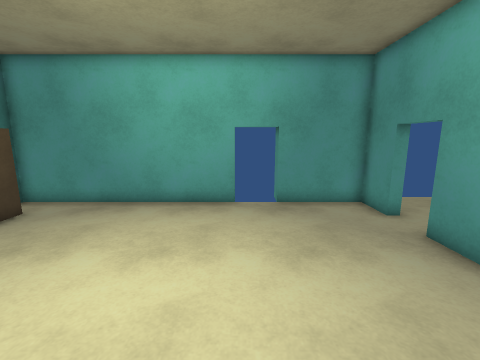
[1] (above)

12 first-person views from a walk through a 3-D level made in the Unity game engine. The camera is 1.5 m above the floor, tilts 10° down and sees 90° across. The floor is counted in squares, 0.5 m on a side. Each view is taken from the middle of a square. On the plan, view 1 faces up. The plan holds only what a view shows up to about 19 squares ahead; the rest is blank. Some animated figures are not drawn. Door leaves are left out, so doorways stand open. Surface patterns are stand-ins for the level's own textures.

[2]
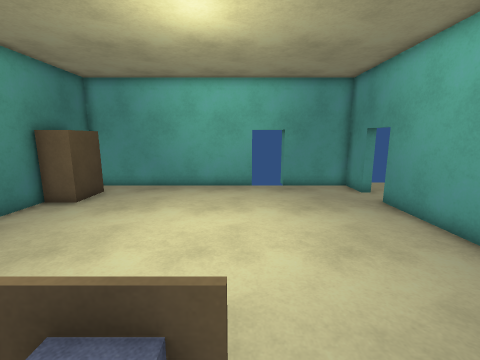

[3]
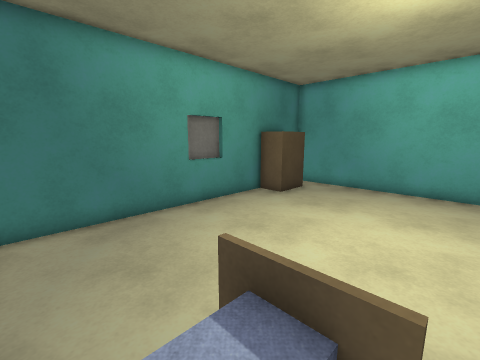

[4]
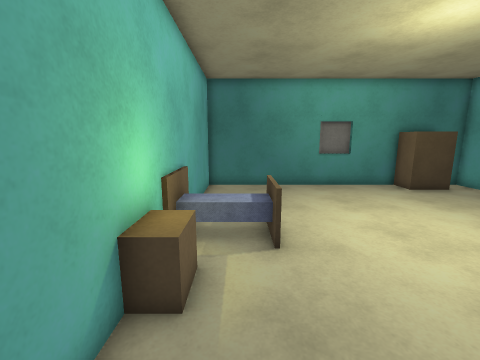

[5]
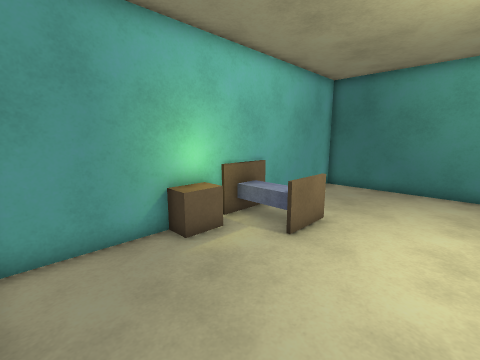

[6]
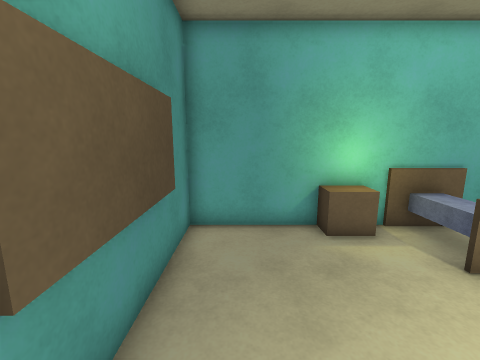

[7]
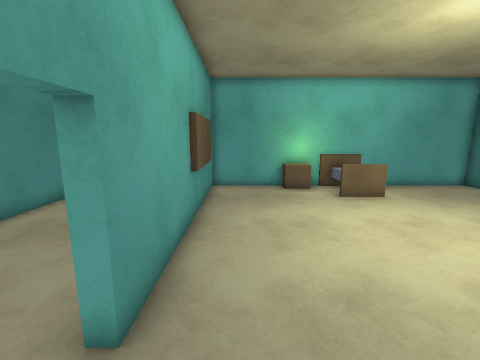

[8]
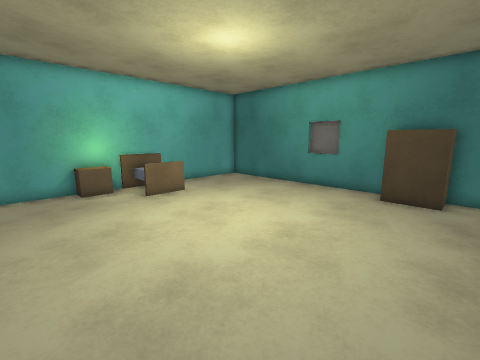

[9]
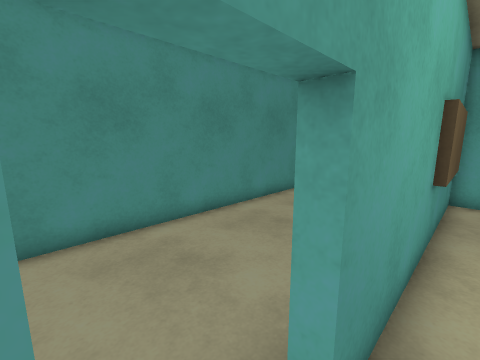

[10]
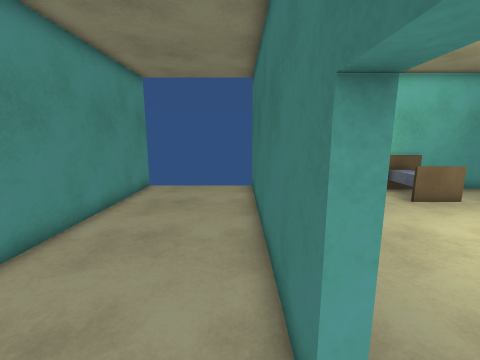

[11]
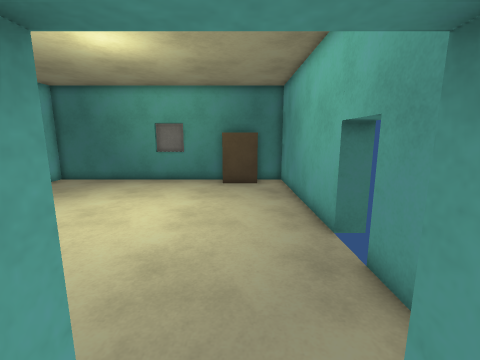

[12]
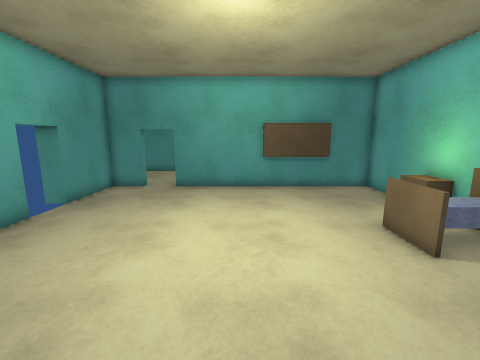

### Floor plan
Points are (right, up) in squares from view 1. A wall is a line through its corners. A room is listed if a view was taken in it or the views show most of it. See-through windows are left out.
Room 1 (views 1, 2, 3, 4, 5, 6, 7, 8, 9, 12)
walls: (-0.2, 11) (-10.2, 11) (-10.2, -5) (5.7, -5) (5.7, 7); (-10.5, 4.1) (-10.5, 2); (5.5, -2.5) (5.5, 1.6); (5.7, 9) (5.7, 11) (1.8, 11)
ways out: open door at (6, 8) to room 2; open door at (0.5, 11)
objects: block (-10, 7) to (-9, 9); bed (-3, -4) to (-1, -2); block (0, -4) to (1, -4)
Room 2 (views 10, 11)
walls: (6.2, 7) (6.2, -6); (12.7, -6) (12.7, 9)
ways out: open door at (6, 8) to room 1

Positions as (right, up) in squares from view 1, and headings:
1: (0, 0), facing up
2: (-1, -4), facing up
3: (-1, -4), facing up-left
4: (5, -3), facing left
5: (5, 2), facing down-left
6: (4, 3), facing down
7: (4, 10), facing down
8: (4, 10), facing down-left
9: (5, 9), facing down-right
10: (7, 9), facing down
11: (7, 8), facing left
12: (-9, 3), facing right
